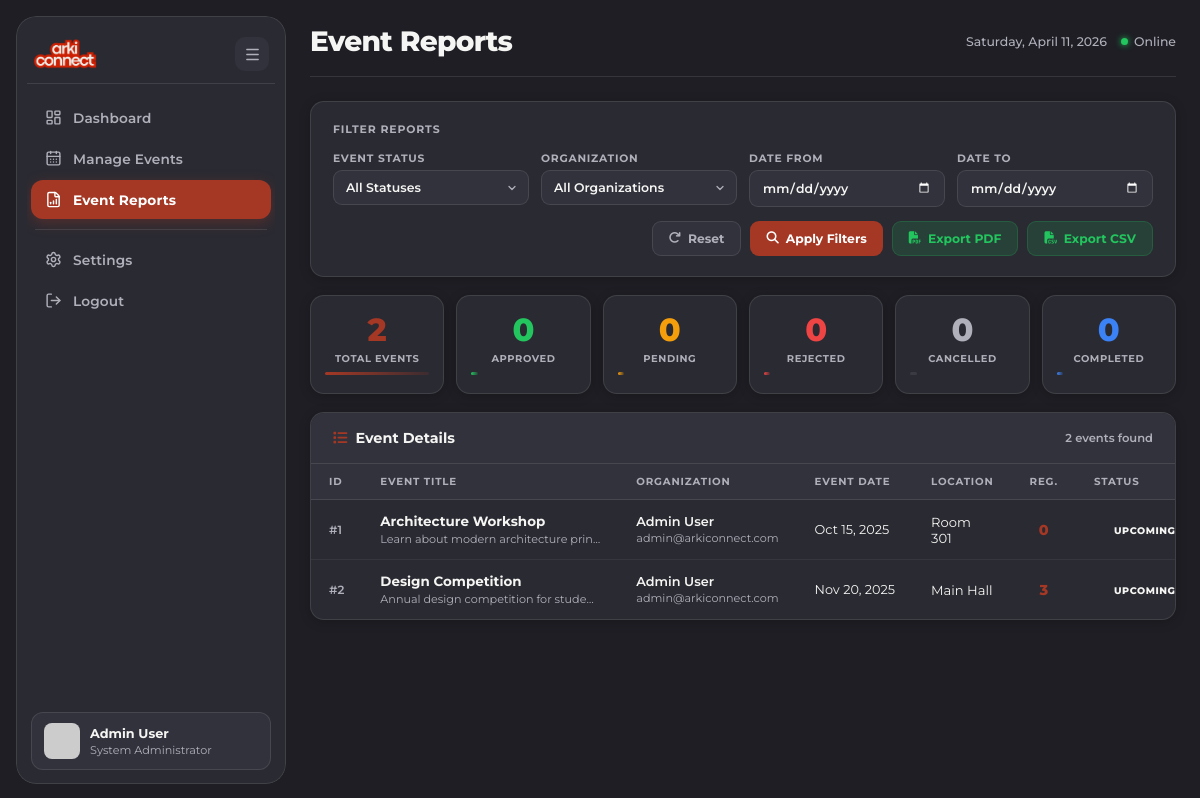
/PHP/event_reports.php?org=1 (signed in), run on the app's committed database.
### tables this page shows
CREATE TABLE `events` (
  `id` int(11) NOT NULL,
  `title` varchar(255) NOT NULL,
  `description` text DEFAULT NULL,
  `event_date` date NOT NULL,
  `event_time` time DEFAULT NULL,
  `start_time` time DEFAULT NULL,
  `end_time` time DEFAULT NULL,
  `location` varchar(255) DEFAULT NULL,
  `image_path` varchar(500) DEFAULT NULL,
  `pdf_path` varchar(255) DEFAULT NULL,
  `registrants` int(11) DEFAULT 0,
  `organizer` varchar(255) DEFAULT NULL,
  `status` enum('pending','approved','upcoming','ongoing','completed','cancelled','rejected') DEFAULT 'pending',
  `created_by` int(11) DEFAULT NULL,
  `created_at` timestamp NOT NULL DEFAULT current_timestamp(),
  `updated_at` timestamp NOT NULL DEFAULT current_timestamp() ON UPDATE current_timestamp(),
  `approved_by` int(11) DEFAULT NULL,
  `approved_at` timestamp NULL DEFAULT NULL,
  `rejection_reason` text DEFAULT NULL
);

CREATE TABLE `users` (
  `id` int(11) NOT NULL,
  `fullname` varchar(255) NOT NULL,
  `studentnum` varchar(50) DEFAULT NULL,
  `email` varchar(255) NOT NULL,
  `password` varchar(255) DEFAULT NULL COMMENT 'NULL for Google OAuth users',
  `google_id` varchar(255) DEFAULT NULL COMMENT 'Google OAuth ID',
  `profile_picture` varchar(500) DEFAULT NULL COMMENT 'URL to profile picture',
  `status` enum('active','inactive','suspended') DEFAULT 'active',
  `email_verified` tinyint(1) DEFAULT 0,
  `created_at` timestamp NOT NULL DEFAULT current_timestamp(),
  `updated_at` timestamp NOT NULL DEFAULT current_timestamp() ON UPDATE current_timestamp(),
  `last_login` timestamp NULL DEFAULT NULL,
  `role` enum('admin','org_rep','student') NOT NULL DEFAULT 'student'
);

### PHP/event_reports.php (the view, shortened to what this page needs)
<?php
include 'db_connect.php';
$filter_status    = $_GET['status']    ?? 'all';
$filter_org       = $_GET['org']       ?? 'all';
$filter_date_from = $_GET['date_from'] ?? '';
$filter_date_to   = $_GET['date_to']   ?? '';
$where_conditions = ["1=1"];
$params      = [];
$param_types = '';
if ($filter_org    !== 'all')   { $where_conditions[] = "e.created_by = ?";   $params[] = $filter_org;       $param_types .= 'i'; }
$where_clause = "WHERE " . implode(" AND ", $where_conditions);
$stats_sql = "SELECT
    COUNT(*) as total_events,
    SUM(CASE WHEN status='approved'  THEN 1 ELSE 0 END) as approved_events,
    SUM(CASE WHEN status='pending'   THEN 1 ELSE 0 END) as pending_events,
    SUM(CASE WHEN status='rejected'  THEN 1 ELSE 0 END) as rejected_events,
    SUM(CASE WHEN status='cancelled' THEN 1 ELSE 0 END) as cancelled_events,
    SUM(CASE WHEN status='completed' THEN 1 ELSE 0 END) as completed_events
  FROM events e {$where_clause}";
$stats_stmt = $conn->prepare($stats_sql);
if (!empty($params)) $stats_stmt->bind_param($param_types, ...$params);
$stats_stmt->execute();
$stats = $stats_stmt->get_result()->fetch_assoc();
$events_sql = "SELECT
    e.id, e.title, e.description, e.event_date, e.event_time,
    e.location, e.status, e.created_at, e.approved_at,
    u.fullname as org_name, u.email as org_email,
    (SELECT COUNT(*) FROM event_registrations WHERE event_id = e.id AND status = 'confirmed') as total_registrations
  FROM events e
  LEFT JOIN users u ON e.created_by = u.id
  {$where_clause}
  ORDER BY e.created_at DESC";
$events_stmt = $conn->prepare($events_sql);
if (!empty($params)) $events_stmt->bind_param($param_types, ...$params);
$events_stmt->execute();
$events = $events_stmt->get_result()->fetch_all(MYSQLI_ASSOC);
$total = max(1, (int)$stats['total_events']);
$userName    = $_SESSION['fullname'] ?? 'Admin User';
$words       = explode(' ', trim($userName));
$userInitials = strtoupper(substr($words[0], 0, 1) . (isset($words[1]) ? substr($words[1], 0, 1) : ''));
?>
<!DOCTYPE html>
<html lang="en">
<head>
    <link rel="stylesheet" href="https://cdnjs.cloudflare.com/ajax/libs/font-awesome/6.5.2/css/all.min.css">
</head>
<body>
<div class="dashboard-container">
<aside class="sidebar">
    <div class="sidebar-top-icons">
        <button class="menu-toggle-desktop" title="Toggle sidebar">
            <i data-lucide="menu"></i>
        </button>
        <div class="logo">
            <a href="Admin_db.php">
                <img src="../Images/newlogo.png" alt="Arki Connect"
                     onerror="this.style.display='none';document.getElementById('logo-fb').style.display='block'">
            </a>
        </div>
    </div>
    <div class="nav-section">
        <a href="Admin_db.php" class="nav-link">
            <i data-lucide="layout-dashboard"></i>
            <span class="link-text">Dashboard</span>
        </a>
        <a href="manage_events.php" class="nav-link">
            <i data-lucide="calendar-days"></i>
            <span class="link-text">Manage Events</span>
        </a>
        <a href="event_reports.php" class="nav-link active">
            <i data-lucide="file-bar-chart"></i>
            <span class="link-text">Event Reports</span>
        </a>
        <hr class="separator">
        <a href="settings_admin.php" class="nav-link">
            <i data-lucide="settings"></i>
            <span class="link-text">Settings</span>
        </a>
        <a href="login.php?logout=true" class="nav-link logout-link">
            <i data-lucide="log-out"></i>
            <span class="link-text">Logout</span>
        </a>
    </div>
    <div class="user-profile">
        <img src="https://placehold.co/36x36/A43825/ffffff?text=<?= htmlspecialchars($userInitials) ?>" alt="Admin">
        <div class="user-info">
            <div class="name"><?= htmlspecialchars($userName) ?></div>
            <div class="role">System Administrator</div>
        </div>
    </div>
</aside>
<main class="content-area">
    <header class="content-header">
        <h2>Event Reports</h2>
        <div class="header-right">
            <span id="headerDate"></span>
            <div class="online-pill">
                <span class="pulse-dot"></span> Online
            </div>
        </div>
    </header>
    <div class="main-content-layout">
        <section class="filter-card">
            <div class="section-label"></i> Filter Reports</div>
            <form method="GET" action="event_reports.php">
                <div class="filter-grid">
                    <div class="filter-group">
                        <label for="status">Event Status</label>
                        <select name="status" id="status">
                            <option value="all"       <?= $filter_status === 'all'       ? 'selected' : '' ?>>All Statuses</option>
                        </select>
                    </div>
                    <div class="filter-group">
                        <label for="org">Organization</label>
                        <select name="org" id="org">
                            <option value="all">All Organizations</option>
                        </select>
                    </div>
                    <div class="filter-group">
                        <label for="date_from">Date From</label>
                        <input type="date" name="date_from" id="date_from" value="<?= htmlspecialchars($filter_date_from) ?>">
                    </div>
                    <div class="filter-group">
                        <label for="date_to">Date To</label>
                        <input type="date" name="date_to" id="date_to" value="<?= htmlspecialchars($filter_date_to) ?>">
                    </div>
                </div>
                <div class="filter-actions">
                    <button type="button" class="btn btn-ghost" onclick="window.location.href='event_reports.php'">
                        <i class="fas fa-redo"></i> Reset
                    </button>
                    <button type="submit" class="btn btn-primary">
                        <i class="fas fa-search"></i> Apply Filters
                    </button>
                    <button type="button" class="btn btn-export" onclick="exportReport('pdf')">
                        <i class="fas fa-file-pdf"></i> Export PDF
                    </button>
                    <button type="button" class="btn btn-export" onclick="exportReport('csv')">
                        <i class="fas fa-file-csv"></i> Export CSV
                    </button>
                </div>
            </form>
        </section>
        <div class="stats-row">
            <?php
            $statDefs = [
                ['key' => 'total_events',     'label' => 'Total Events', 'class' => 'total',    'pct' => 100],
                ['key' => 'approved_events',  'label' => 'Approved',     'class' => 'approved', 'pct' => $total > 0 ? round($stats['approved_events']  / $total * 100) : 0],
                ['key' => 'pending_events',   'label' => 'Pending',      'class' => 'pending',  'pct' => $total > 0 ? round($stats['pending_events']   / $total * 100) : 0],
                ['key' => 'rejected_events',  'label' => 'Rejected',     'class' => 'rejected', 'pct' => $total > 0 ? round($stats['rejected_events']  / $total * 100) : 0],
                ['key' => 'cancelled_events', 'label' => 'Cancelled',    'class' => 'cancelled','pct' => $total > 0 ? round($stats['cancelled_events'] / $total * 100) : 0],
                ['key' => 'completed_events', 'label' => 'Completed',    'class' => 'completed','pct' => $total > 0 ? round($stats['completed_events'] / $total * 100) : 0],
            ];
            foreach ($statDefs as $s): ?>
            <div class="stat-card <?= $s['class'] ?>">
                <div class="stat-value"><?= (int)$stats[$s['key']] ?></div>
                <div class="stat-label"><?= $s['label'] ?></div>
                <div class="stat-bar" style="width:<?= max(6, $s['pct']) ?>%"></div>
            </div>
            <?php endforeach; ?>
        </div>
        <div class="table-card">
            <div class="table-card-head">
                <h3><i class="fas fa-list"></i> Event Details</h3>
                <span class="table-meta"><?= count($events) ?> event<?= count($events) !== 1 ? 's' : '' ?> found</span>
            </div>
            <?php if (empty($events)): ?>
                <div class="no-data">
                    <i class="fas fa-inbox"></i>
                    <h3>No Events Found</h3>
                    <p>No events match your filter criteria.</p>
                </div>
            <?php else: ?>
            <div class="table-wrap">
                <table>
                    <thead>
                        <tr>
                            <th>ID</th>
                            <th>Event Title</th>
                            <th>Organization</th>
                            <th>Event Date</th>
                            <th>Location</th>
                            <th class="center">Reg.</th>
                            <th>Status</th>
                        </tr>
                    </thead>
                    <tbody>
                        <?php foreach ($events as $event): ?>
                        <tr>
                            <td class="td-id">#<?= $event['id'] ?></td>
                            <td>
                                <div class="td-title"><?= htmlspecialchars($event['title']) ?></div>
                                <div class="td-sub">
                                    <?= htmlspecialchars(substr($event['description'] ?? '', 0, 55)) ?><?= strlen($event['description'] ?? '') > 55 ? '…' : '' ?>
                                </div>
                            </td>
                            <td>
                                <div class="td-org"><?= htmlspecialchars($event['org_name']) ?></div>
                                <div class="td-email"><?= htmlspecialchars($event['org_email']) ?></div>
                            </td>
                            <td class="td-date"><?= date('M d, Y', strtotime($event['event_date'])) ?></td>
                            <td><?= htmlspecialchars($event['location']) ?></td>
                            <td class="td-regs"><?= (int)$event['total_registrations'] ?></td>
                            <td>
                                <span class="badge <?= htmlspecialchars($event['status']) ?>">
                                    <?= ucfirst(htmlspecialchars($event['status'])) ?>
                                </span>
                            </td>
                        </tr>
                        <?php endforeach; ?>
                    </tbody>
                </table>
            </div>
            <?php endif; ?>
        </div>
    </div>
</main>
</div>
</body>
</html>

### data on the page
events: id "1", title "Architecture Workshop", description "Learn about modern architecture prin…", created_by.fullname "Admin User", created_by.email "admin@arkiconnect.com", event_date "Oct 15, 2025", location "Room 301", total_registrations "0", status "UPCOMING"
events: id "2", title "Design Competition", description "Annual design competition for stude…", created_by.fullname "Admin User", created_by.email "admin@arkiconnect.com", event_date "Nov 20, 2025", location "Main Hall", total_registrations "3", status "UPCOMING"

### other printed values
$userName "Admin User"
$stats[$s['key']] "2"
$s['label'] "TOTAL EVENTS"
$stats[$s['key']] "0"
$s['label'] "APPROVED"
$s['label'] "PENDING"
$s['label'] "REJECTED"
$s['label'] "CANCELLED"
$s['label'] "COMPLETED"
count($events) "2"
